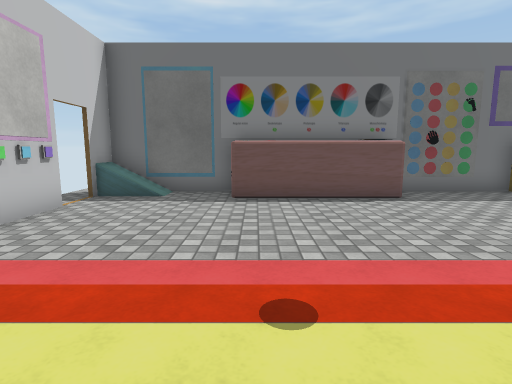
[1] (above)

15 first-person views from a walk through a Unity game level. The camera is 1.3 m above the floor, tilts 8° down and sees 80° across. Doors are open. The floor is counted in squares, 1 m on a side. Each view is taken from the middle of a square. On the plan, view 1 faces up. The plan holds only what a view shows up to about 14 squares ahead; the rest is blank. The place goes on beyond the plan. Some surface patterns are stand-ins.

[2]
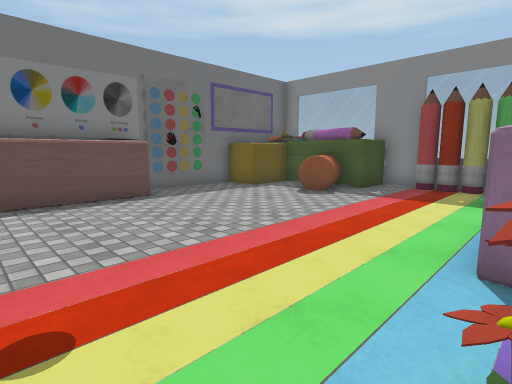

[3]
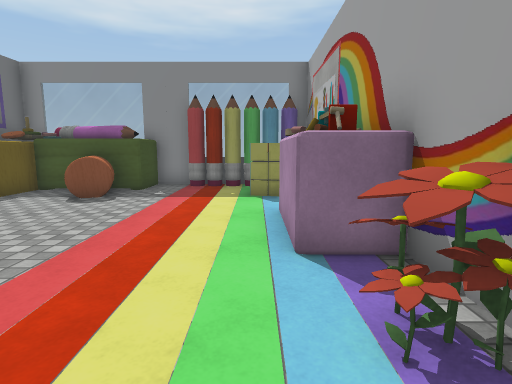

[4]
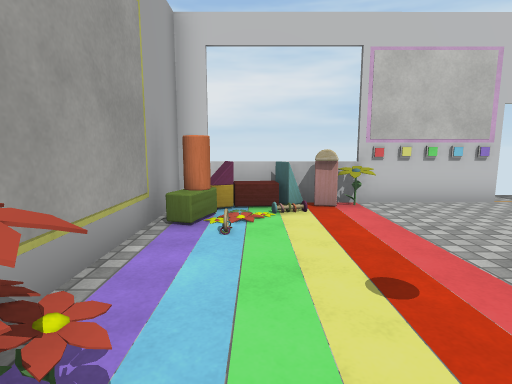

[5]
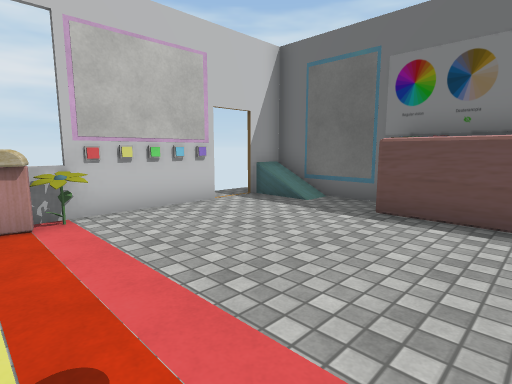

[6]
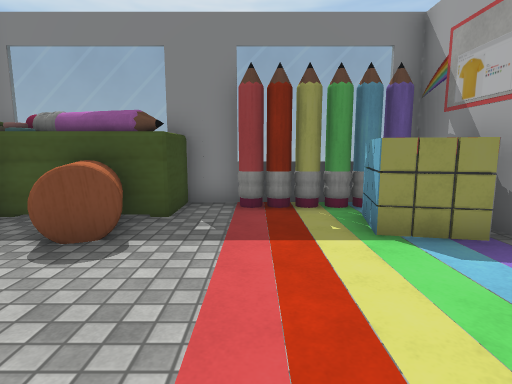

[7]
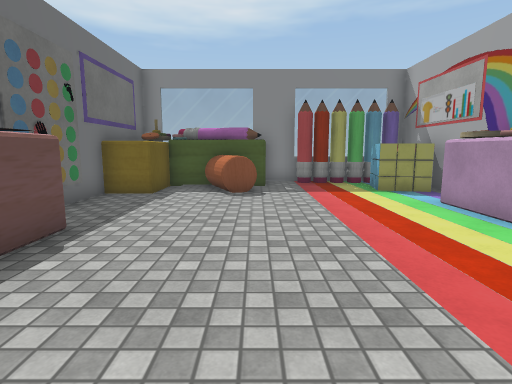

[8]
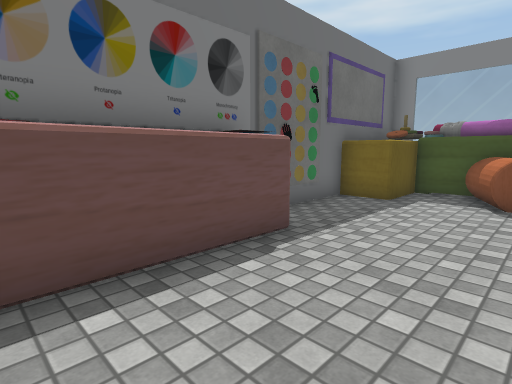

[9]
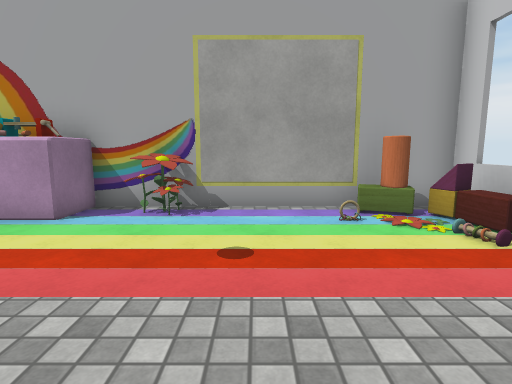

[10]
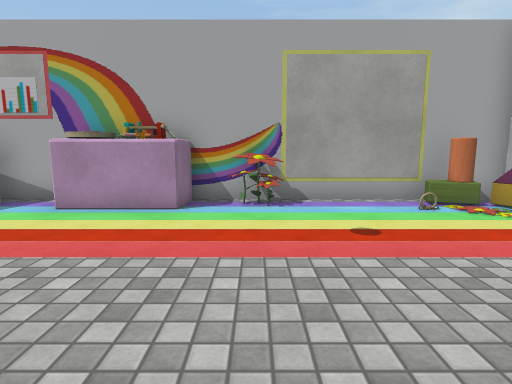

[11]
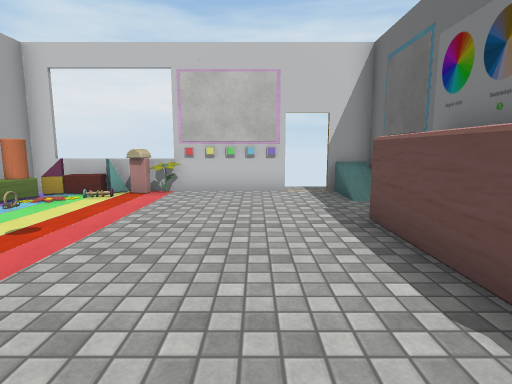

[12]
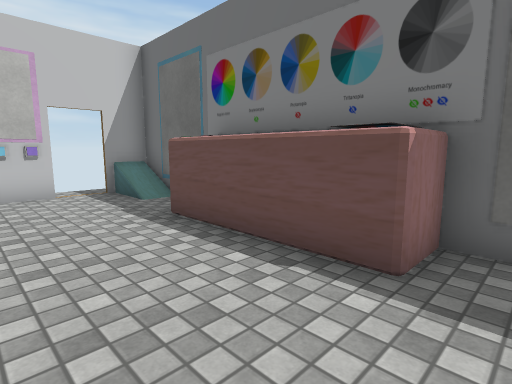

[13]
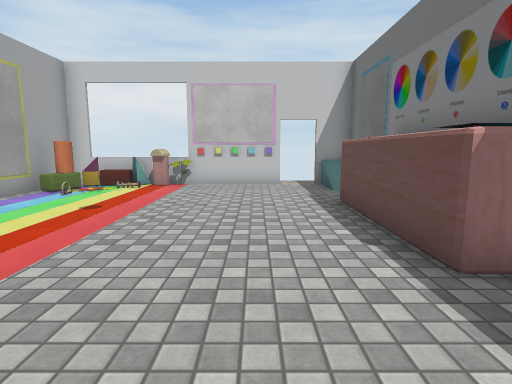

[14]
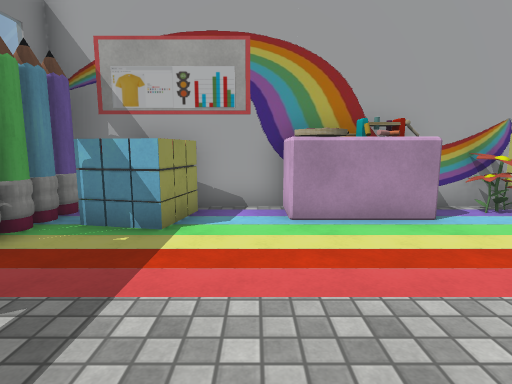

[15]
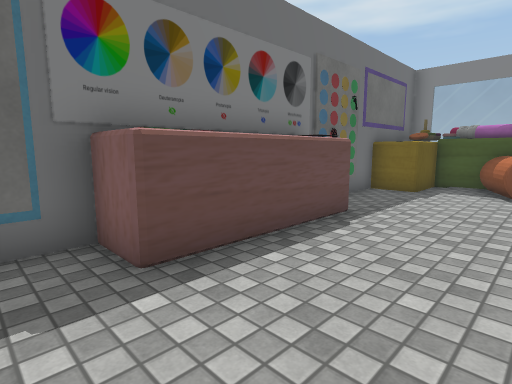

### Floor plan
Key: @ floor where view 1 was taken; # wall or solid block; . floor; D open door; = window, fence, low wall or low ledge; F flower; R ring; O other object.
Columns run from 5 left of view 1 to 12 right of it. Each row starts with its distance up from view 1.
 10   ###OOOO#####OOO
  9 ####O   OO####OOO#
  8 DD...O  OO...OOOO
  7 DD.............OO
  6 #O...........OOO
  5 #O...........OOOO#
  4 #F...............#
  3 =F..............#=
  2 =OR.............##
  1 =O.R..........OO##
  0 #OF..@.F.OOO.OO ##
 -1 ######===###======

Where each view was taken, in squares from view 1:
view 1: 0 up, 0 right, facing up
view 2: 0 up, 0 right, facing up-right
view 3: 1 up, 0 right, facing right
view 4: 1 up, 3 right, facing left
view 5: 2 up, 2 right, facing up-left
view 6: 3 up, 4 right, facing right
view 7: 5 up, 1 left, facing right
view 8: 5 up, 0 right, facing up-right
view 9: 6 up, 0 right, facing down
view 10: 7 up, 2 right, facing down
view 11: 6 up, 5 right, facing left
view 12: 5 up, 5 right, facing up-left
view 13: 6 up, 7 right, facing left
view 14: 6 up, 7 right, facing down
view 15: 5 up, 2 left, facing up-right
